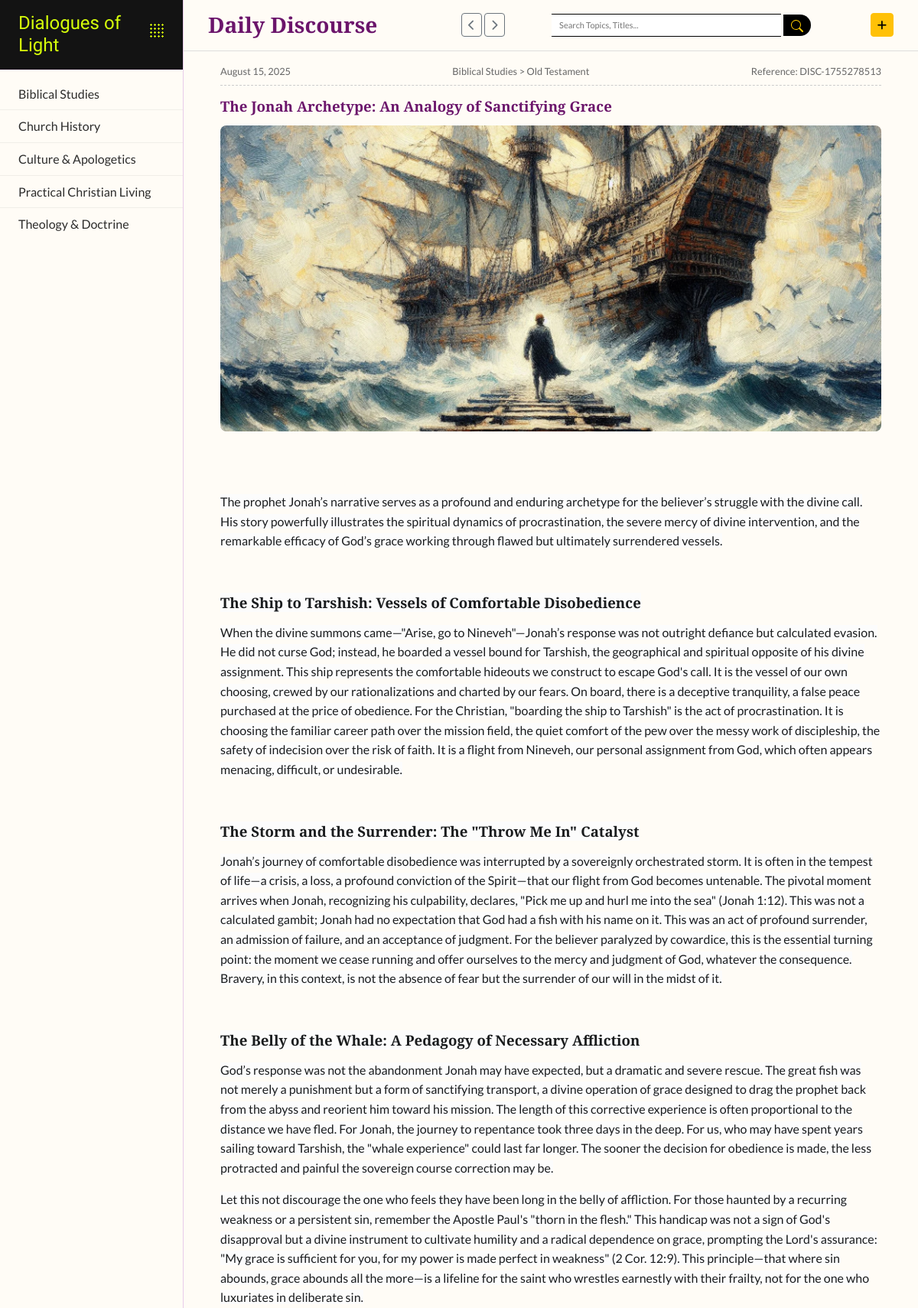
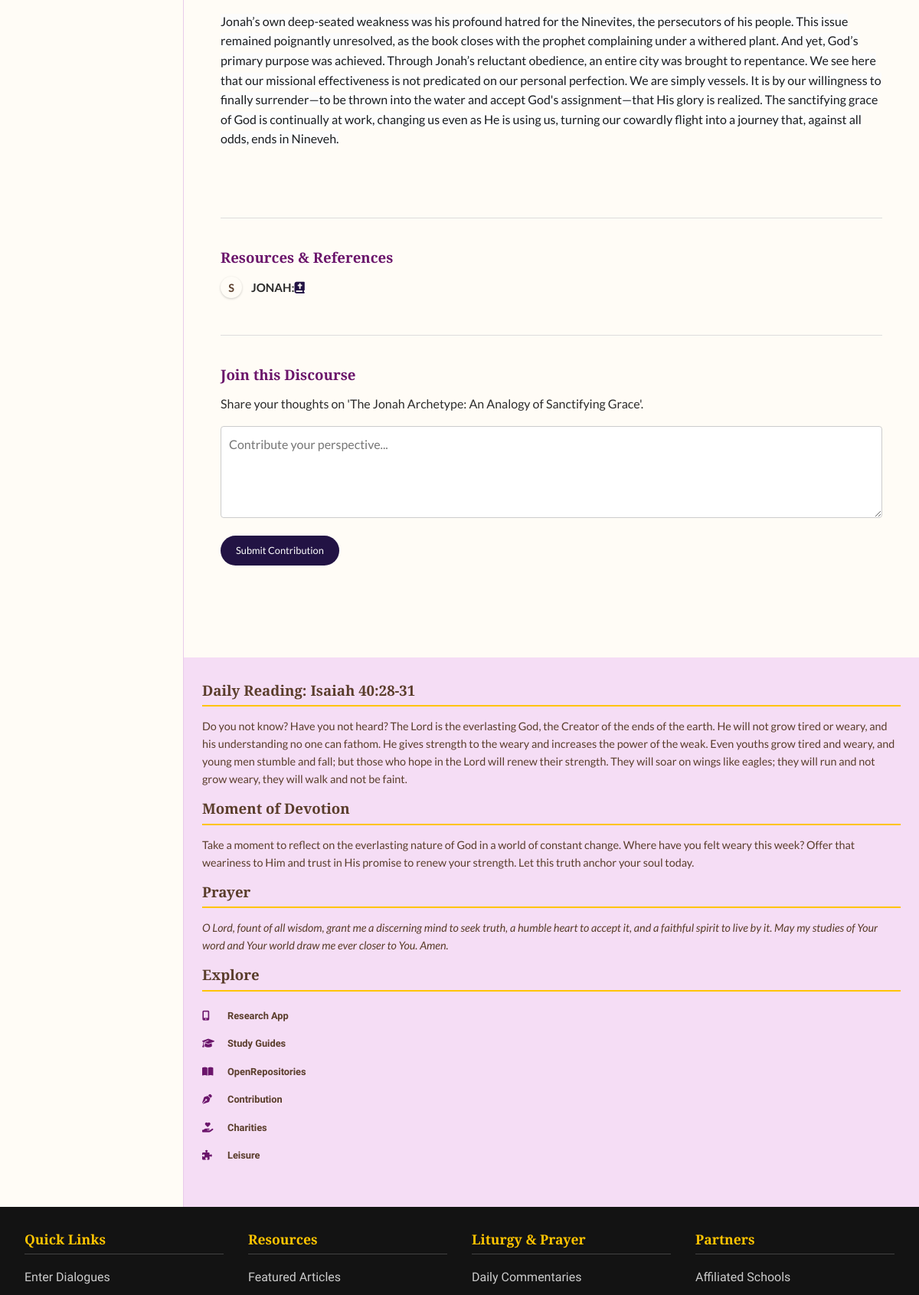
Screenshot of /discourse/dialogues (upper part) with the database file from the repository (2 pictures, top to bottom).
### app/dol_db/models.py (models this page shows, shortened)
class Resource(db.Model):
    __tablename__ = 'resources'
    id = db.Column(db.Integer, primary_key=True)
    discourse_id = db.Column(db.Integer, db.ForeignKey('discourse_blogs.id'), nullable=False)
    type = db.Column(db.Enum(ResourceType), nullable=False)
    name = db.Column(db.String(200), nullable=False) # e.g., "Psalm 19:1" or "On the Incarnation"
    medium = db.Column(db.Enum(ResourceMedium)) # e.g., "Book", "Journal Article"
    link = db.Column(db.String(512)) # URL or reference text
    discourse = db.relationship('DiscourseBlog', back_populates='resources')

class Category(db.Model):
    __tablename__ = 'categories'
    id = db.Column(db.Integer, primary_key=True)
    name = db.Column(db.String(100), unique=True, nullable=False)
    subcategories = db.relationship('SubCategory', back_populates='category', lazy=True, cascade="all, delete-orphan")

class SubCategory(db.Model):
    __tablename__ = 'subcategories'
    id = db.Column(db.Integer, primary_key=True)
    name = db.Column(db.String(100), nullable=False)
    category_id = db.Column(db.Integer, db.ForeignKey('categories.id'), nullable=False)
    category = db.relationship('Category', back_populates='subcategories')
    discourses = db.relationship('DiscourseBlog', back_populates='subcategory', lazy='dynamic')
    __table_args__ = (db.UniqueConstraint('name', 'category_id', name='_name_category_uc'),)

class DiscourseBlog(db.Model):
    __tablename__ = 'discourse_blogs'
    id = db.Column(db.Integer, primary_key=True)
    user_id = db.Column(db.Integer, db.ForeignKey('users.id'), nullable=False)
    subcategory_id = db.Column(db.Integer, db.ForeignKey('subcategories.id'), nullable=False)
    reference = db.Column(db.String(50), unique=True, nullable=False, index=True)
    title = db.Column(db.String(255), nullable=False)
    body = db.Column(db.Text, nullable=False)
    date_posted = db.Column(db.DateTime, default=datetime.utcnow, index=True)
    is_approved = db.Column(db.Boolean, default=False, nullable=False)
    featured_image = db.Column(db.String(255), nullable=True)
    author = db.relationship('User', back_populates='discourses')
    resources = db.relationship('Resource', back_populates='discourse', lazy='joined', cascade="all, delete-orphan")
    comments = db.relationship('DiscourseComment', back_populates='discourse', lazy='dynamic', cascade="all, delete-orphan")
    subcategory = db.relationship('SubCategory', back_populates='discourses')

### app/dol_discourse/disc_routes.py (the view)
@discourse_bp.route('/')
@discourse_bp.route('/dialogues')
def dialogues():
    requested_discourse_id = request.args.get('discourse_id', type=int)
    content_to_load = None
    query_options = [
        joinedload(DiscourseBlog.subcategory).joinedload(SubCategory.category),
        joinedload(DiscourseBlog.author),
        joinedload(DiscourseBlog.resources) # Also load resources for display
    ]
    if requested_discourse_id:
        current_app.logger.info(f"Loading specific discourse with ID: {requested_discourse_id}")
        content_to_load = DiscourseBlog.query.options(*query_options).get(requested_discourse_id)
    else:
        current_app.logger.info("Loading latest discourse.")
        content_to_load = DiscourseBlog.query.filter_by(is_approved=True)\
                                          .order_by(DiscourseBlog.date_posted.desc())\
                                          .options(*query_options)\
                                          .first()
    return render_template(
        'dialogues.html',
        initial_content=content_to_load
    )

### app/dol_discourse/disc_routes.py (called while the page is built)
@discourse_bp.app_context_processor
def inject_enums_for_discourse_templates():
    def get_resource_types():
        return list(ResourceType)
    def get_resource_mediums():
        return list(ResourceMedium)
    return dict(
        get_resource_types=get_resource_types,
        get_resource_mediums=get_resource_mediums
    )

### app/routes.py (called while the page is built)
@bp.app_context_processor
def inject_now():
    return {'now': datetime.utcnow}

### app/dol_discourse/templates/discourse/dialogues.html (shortened to what this page needs)
{% extends "layout.html" %}
{% block content %}
    <div class="sticky-main-header d-flex justify-content-between align-items-center g-5">
        <h3 class="me-5 mb-0">Daily Discourse</h3>
        <div class="discourse-navigation-controls">
            <button id="prev-discourse-btn" class="btn btn-outline-secondary btn-sm" title="Previous Discourse" {% if not initial_content %}disabled{% endif %}>
                <i class="fa fa-chevron-left"></i>
            </button>
            <button id="next-discourse-btn" class="btn btn-outline-secondary btn-sm" title="Next Discourse" {% if not initial_content %}disabled{% endif %}>
                <i class="fa fa-chevron-right"></i>
            </button>
        </div>
        <div>
            <input type="text" class="search-input" placeholder="Search Topics, Titles..." id="searchInput">
            <button class="search-button">
                <svg xmlns="http://www.w3.org/2000/svg" width="16" height="16" fill="currentColor" class="bi bi-search" viewBox="0 0 16 16"><path d="M11.742 10.344a6.5 6.5 0 1 0-1.397 1.398h-.001q.044.06.098.115l3.85 3.85a1 1 0 0 0 1.415-1.414l-3.85-3.85a1 1 0 0 0-.115-.1zM12 6.5a5.5 5.5 0 1 1-11 0 5.5 5.5 0 0 1 11 0"/></svg>
            </button>
        </div>
        <div class="d-flex align-items-center ms-3">
            <a href="{{ url_for('discourse.new_discourse_editor') }}" class="btn btn-warning btn-sm">
                <i class="fa fa-plus"></i>
            </a>
        </div>
    </div>
    <div class="discourse-container" id="discourse-content-wrapper" data-initial-discourse-id="{{ initial_content.id if initial_content else '' }}">
        {% if initial_content %}
            <section id="discourse-section">
                <div class="discourse-meta">
                    <span id="discourse-date">{{ initial_content.date_posted.strftime('%B %d, %Y') }}</span>
                    {% if initial_content.subcategory and initial_content.subcategory.category %}
                        <span class="discourse-category">
                            {{ initial_content.subcategory.category.name }} > {{ initial_content.subcategory.name }}
                        </span>
                    {% endif %}
                    <span id="discourse-ref">Reference: {{ initial_content.reference }}</span>
                </div>
                <h4 id="discourse-title">{{ initial_content.title }}</h4>
                <div id="featured-image-container">
                    {% if initial_content.featured_image %}
                    <img src="{{ url_for('static', filename='uploads/discourse_images/' + initial_content.featured_image) }}" alt="{{ initial_content.title }}" class="featured-image">
                    {% endif %}
                </div>
                <div id="discourse-body">
                    {{ initial_content.body | safe }}
                </div>
            </section>
            <section id="resources-section">
                <h4>Resources & References</h4>
                <ul id="resource-list">
                    {% for resource in initial_content.resources %}
                    <li>
                        <span class="resource-type {{ resource.type.value | lower | replace(' ', '-') }}">{{ resource.type.value[0] }}</span>
                        <strong>{{ resource.name }}:</strong>
                        {% if resource.link %}
                            <a href="{{ resource.link }}" target="_blank" rel="noopener noreferrer">
                                {% if resource.type.name == 'SCRIPTURE' %}
                                    <i class="fas fa-book-bible" aria-hidden="true" title="Read Scripture"></i>
                                {% else %}
                                    <i class="fas fa-link" aria-hidden="true" title="External Link"></i>
                                {% endif %}
                            </a>
                        {% endif %}
                    </li>
                    {% else %}
                    <li>No resources are listed for this discourse.</li>
                    {% endfor %}
                </ul>
            </section>
            <section id="contribute-section">
                <h4>Join this Discourse</h4>
                <p id="contribute-prompt">Share your thoughts on '{{ initial_content.title }}'.</p>
                <textarea placeholder="Contribute your perspective..."></textarea>
                <div class="d-flex justify-content-between">
                    <button class="btn btn-sm btn-primary">Submit Contribution</button>
                </div>
            </section>
        {% endif %}
    </div>
{% endblock %}

### app/templates/layout.html (shortened to what this page needs)
<!DOCTYPE html>
<html lang="en">
<head>
    <link rel="stylesheet" href="https://cdnjs.cloudflare.com/ajax/libs/font-awesome/6.4.0/css/all.min.css">
    <link rel="stylesheet" href="{{ url_for('static', filename='css/bootstrap.min.css') }}">
    <link rel="stylesheet" href="{{ url_for('static', filename='css/bootstrap-icons.css') }}">
    <link rel="stylesheet" href="{{ url_for('static', filename='css/style.css') }}">
</head>
<body>
    <div class="site-grid">
        <nav class="main-nav " id="main-nav">
            <div class="logo-dropdown" >
                <div class="logo">
                    <a href="{{ url_for('main.splash') }}">
                        <h1>Dialogues of Light</h1>
                    </a>
                </div>
                <div class="header-accent-dots" id="logo-dropdown-trigger"></div>
            </div>
            <ul>
                {% for category in sidebar_data %}
                <li>
                    <a href="#" class="main-topic-link" data-topic-id="{{ category.id }}">
                        <span>{{ category.name }}</span>
                    </a>
                </li>
                {% endfor %}
            </ul>
        </nav>
        <main class="main-content">
            {% block content %}{% endblock %}
        </main>
        <aside class="right-sidebar">
            <div class="daily-content">
                <section id="daily-reading">
                    <h4>{{ daily_data.get('reading', {}).get('title', 'Daily Reading') }}</h4>
                    <p>{{ daily_data.get('reading', {}).get('body', 'Content unavailable.') }}</p>
                </section>
                <section id="daily-devotion">
                    <h4>{{ daily_data.get('devotion', {}).get('title', 'Moment of Devotion') }}</h4>
                    <p>{{ daily_data.get('devotion', {}).get('body', 'Content unavailable.') }}</p>
                </section>
                <section id="daily-prayer">
                    <h4>{{ daily_data.get('prayer', {}).get('title', 'Prayer') }}</h4>
                    <p><em>{{ daily_data.get('prayer', {}).get('body', 'Content unavailable.') }}</em></p>
                </section>
            </div>
            <div class="sidebar-links">
                <h4>Explore</h4>
                <ul>
                    <li><a href="#"><i class="fas fa-mobile-alt"></i> Research App</a></li>
                    <li><a href="#"><i class="fas fa-graduation-cap"></i> Study Guides</a></li>
                    <li><a href="#"><i class="fas fa-book-open"></i> OpenRepositories</a></li>
                    <li><a href="#"><i class="fas fa-pen-nib"></i> Contribution</a></li>
                    <li><a href="#"><i class="fas fa-hand-holding-heart"></i> Charities</a></li>
                    <li><a href="#"><i class="fas fa-puzzle-piece"></i> Leisure</a></li>
                </ul>
            </div>
        </aside>
    </div>
    <footer class="site-footer">
        <div class="footer-container">
            <div class="footer-column">
                <h4>Quick Links</h4>
                <ul>
                    <li><a href="{{ url_for('discourse.dialogues') }}">Enter Dialogues</a></li>
                </ul>
            </div>
            <div class="footer-column">
                <h4>Resources</h4>
                <ul>
                    <li><a href="#">Featured Articles</a></li>
                </ul>
            </div>
            <div class="footer-column">
                <h4>Liturgy & Prayer</h4>
                <ul>
                    <li><a href="#">Daily Commentaries</a></li>
                </ul>
            </div>
            <div class="footer-column">
                <h4>Partners</h4>
                <ul>
                    <li><a href="#">Affiliated Schools</a></li>
                </ul>
            </div>
        </div>
    </footer>
</body>
</html>

### rows the page displays
Resource: name "Biblical Studies", type "S", name "JONAH"
SubCategory: name "Church History"
SubCategory: name "Culture & Apologetics"
SubCategory: name "Practical Christian Living"
SubCategory: name "Theology & Doctrine"
DiscourseBlog: date_posted "August 15, 2025", reference "DISC-1755278513", title "The Jonah Archetype: An Analogy of Sanctifying Grace", featured_image (picture), body "The prophet Jonah’s narrative serves as a profound and enduring archetype for the believer’s struggle with the divine call. His story powerfully illustrates the spiritual dynamics of procrastination, the severe mercy of divine intervention, and the remarkable efficacy of God’s grace working through flawed but ultimately surrendered vessels. The Ship to Tarshish: Vessels of Comfortable Disobedience When the divine summons came—\"Arise, go to Nineveh\"—Jonah’s response was not outright defiance but calculated evasion. He did not curse God; instead, he boarded a vessel bound for Tarshish, the geographical and spiritual opposite of his divine assignment. This ship represents the comfortable…"
Category: subcategory.category.name "Biblical Studies"
SubCategory: subcategory.name "Old Testament"

### other values shown
{{ daily_data.get('reading', {}).get('title', 'Daily Reading') }} "Daily Reading: Isaiah 40:28-31"
{{ daily_data.get('devotion', {}).get('title', 'Moment of Devotion') }} "Moment of Devotion"
{{ daily_data.get('prayer', {}).get('title', 'Prayer') }} "Prayer"
